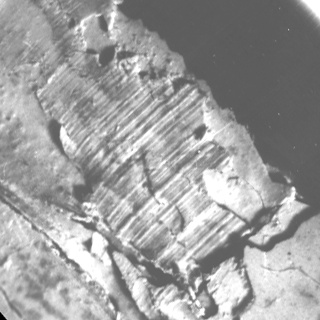
#> input picture Image/gst_input.jpg, 320 x 320 px
$ python pseudoKod.py --input ../Image/gst_input.jpg
#> lines starting #> are read from the running program, lines starting #| are printed output that depends on the picture; after the words box and inside, x2 and y2 are one past the last pixel; in counts of white or black regions, pixels touching at a corner belong together
import numpy as np
import cv2 as cv
import argparse

C_Thr = 0.43    # threshold for coherency
LowThr = 35     # threshold1 for orientation, it ranges from 0 to 180
HighThr = 57    # threshold2 for orientation, it ranges from 0 to 180
def rgb2gray(rgb):
    r, g, b = rgb[:,:,0], rgb[:,:,1], rgb[:,:,2]
    gray = 0.2989 * r + 0.5870 * g + 0.1140 * b
    return gray
def blur(a):
    kernel = np.ones((52,52))
    kernel = kernel / np.sum(kernel)
    arraylist = []
    for y in range(3):
        temparray = np.copy(a)
        temparray = np.roll(temparray, y - 1, axis=0)
        for x in range(3):
            temparray_X = np.copy(temparray)
            temparray_X = np.roll(temparray_X, x - 1, axis=1)*kernel[y,x]
            arraylist.append(temparray_X)

    arraylist = np.array(arraylist)
    arraylist_sum = np.sum(arraylist, axis=0)
    return arraylist_sum
#a function for convolution operation
def naveenConvolve(img,kernel):
    row1total = img[0,1]*kernel[0,1] + img[0,2]*kernel[0,2] + img[0,0]*kernel[0,0]
    row2total = 0
    row3total = img[2,1]*kernel[2,1] + img[2,2]*kernel[2,2] + img[2,0]*kernel[2,0]
    return row1total + row2total + row3total

#a function for taking part of image to apply convolution between kernel and part of image
def takePartImage(inpimg,i,j):
    image = np.zeros((3,3))
    a = i
    b = j
    for k in range(0,3):
        b = j
        for l in range(0,3):
            image[k,l] = inpimg[a,b]
            b = b+1
        a = a +1
    return image

#a function for finding X gradient
def naveenSobelXgradient(inputimg):
    rows = len(inputimg)
#> rows = 320
    cols = len(inputimg[0])
#> cols = 320
    Gx = np.array(np.mat('1 0 -1; 2 0 -2; 1 0 -1'))
    outputimg = np.zeros((rows,cols))
    for i in range(0,rows-3):
         for j in range(0,cols-3):
             # retreve the part of image of 3 x 3 dimension from inputimage
             image  = takePartImage (inputimg, i, j)
             outputimg[i,j] = naveenConvolve(image,Gx)
    return outputimg

#a function for finding Y gradient
def naveenSobelYgradient(inputimg):
    rows = len(inputimg)
    cols = len(inputimg[0])
    #print(rows,cols)
    Gy = np.array(np.mat('1 2 1; 0 0 0; -1 -2 -1'))
    outputimg = np.zeros((rows,cols))
    for i in range(0,rows-3):
         for j in range(0,cols-3):
             # retreve the part of image of 3 x 3 dimension from inputimage
             image  = takePartImage (inputimg, i, j)
             outputimg[i,j] = naveenConvolve(image,Gy)
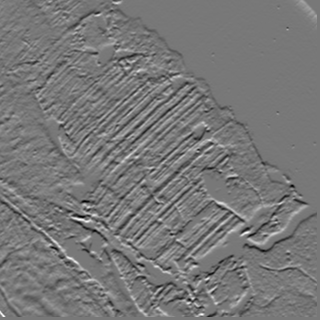
#> outputimg: shape (320, 320) float64; min -477, max 533.9, mean -1.6; drawn with min black and max white
    return outputimg

#reading an image
parser = argparse.ArgumentParser(description='Code for Anisotropic image segmentation tutorial.')
parser.add_argument('-i', '--input', help='Path to input image.', required=True)
args = parser.parse_args()
inputimg = rgb2gray(cv.imread(args.input)) # imgIn = cv.imread(args.input, cv.IMREAD_GRAYSCALE)
cv.imshow("Original", np.uint8(inputimg))
sobelimagex = naveenSobelXgradient((inputimg))
sobelimagey = naveenSobelYgradient((inputimg))
sobelimagex = np.float32(sobelimagex)
sobelimagey = np.float32(sobelimagey)
diffxy = [sobelimagex[i]*sobelimagey[i] for i in range(len(sobelimagex))]
diffxx = [sobelimagex[i]*sobelimagex[i] for i in range(len(sobelimagex))]
diffyy = [sobelimagey[i]*sobelimagey[i] for i in range(len(sobelimagey))]
# [6 lines of commented-out code are left out]
w = 52
J11 = cv.boxFilter(np.float32(diffxx), cv.CV_32F, (w,w))
J22 = cv.boxFilter(np.float32(diffyy), cv.CV_32F, (w,w))
J12 = cv.boxFilter(np.float32(diffxy), cv.CV_32F, (w,w))

tmp1 = J11 + J22
tmp2 = J11 - J22
tmp2 = [tmp2[i]*tmp2[i] for i in range(len(tmp2))]
tmp3 = [J12[i]*J12[i] for i in range(len(J12))]
tmp4 = [tmp2[i] + 4.0*tmp3[i] for i in range(len(tmp2))]
tmp4 = np.sqrt(tmp4)
lambda1 = tmp1 + tmp4    # biggest eigenvalue
lambda2 = tmp1 - tmp4    # smallest eigenvalue

imgCoherencyOut=[((lambda1[i]-lambda2[i])/(lambda1[i]+lambda2[i])) for i in range(len(lambda1))]
imgOrientationOutDiff=[(J22[i]-J11[i]) for i in range(len(J22))]
imgOrientationOutMlt=[(2*J12[i]) for i in range(len(J12))]
imgOrientationDiv=[(imgOrientationOutDiff[i]/imgOrientationOutMlt[i]) for i in range(len(imgOrientationOutMlt))]
imgOrientationOut=np.arctan(imgOrientationDiv)
imgOrientationOut=imgOrientationOut*57.295779513
imgOrientationOut=0.5*imgOrientationOut

_, imgCoherencyBin = cv.threshold(np.float32(imgCoherencyOut), C_Thr, 255, cv.THRESH_BINARY)
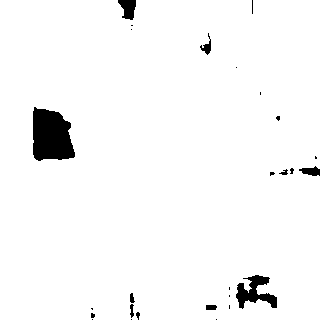
#> imgCoherencyBin: shape (320, 320) float32; 96.9% white; 27 black regions (17 under 20 px), largest, box (x1, y1, x2, y2) and area: (33, 107, 75, 161) 1784, (236, 275, 277, 309) 680, (118, 0, 136, 20) 248
_, imgOrientationBin = cv.threshold(np.float32(imgOrientationOut), LowThr, HighThr, cv.THRESH_BINARY)
#> imgOrientationBin: shape (320, 320) float32; values 0 (black) and 57 (white), 28.2% white; 24 white regions (13 under 20 px), largest, box (x1, y1, x2, y2) and area: (73, 0, 320, 320) 14871, (0, 106, 218, 320) 7394, (0, 0, 84, 101) 3220
imgBin = cv.bitwise_and(imgCoherencyBin, imgOrientationBin)
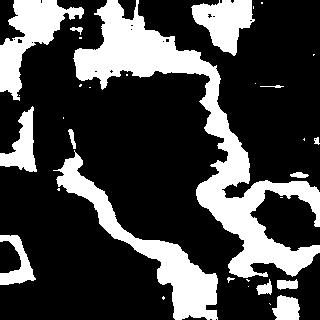
#> imgBin: shape (320, 320) float32; values 0 (black) and 57 (white), 26.9% white; 32 white regions (17 under 20 px), largest, box (x1, y1, x2, y2) and area: (73, 0, 320, 278) 13701, (53, 150, 218, 320) 5355, (0, 0, 84, 101) 3220
imgCoherency = cv.normalize(np.float32(imgCoherencyOut), None, alpha=0, beta=1, norm_type=cv.NORM_MINMAX, dtype=cv.CV_32F)
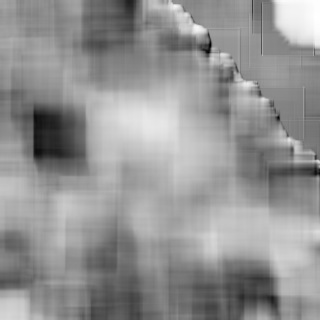
#> imgCoherency: shape (320, 320) float32; min -1.2e-08, max 1, mean 0.577; drawn with min black and max white
imgOrientation = cv.normalize(np.float32(imgOrientationOut), None, alpha=0, beta=1, norm_type=cv.NORM_MINMAX, dtype=cv.CV_32F)

cv.imshow('result.jpg', np.uint8(0.5*(inputimg + imgBin)))
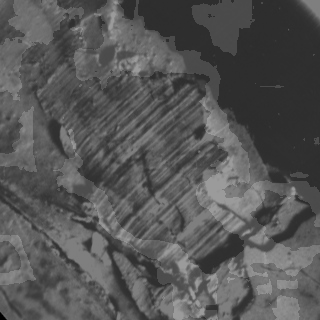
#> window 'result.jpg': shape (320, 320); min 0, max 155, mean 86.2
cv.imshow('Coherency.jpg', imgCoherency)
cv.imshow('Orientation.jpg', imgOrientation)
rows = len(inputimg)
cols = len(inputimg[0])

outputimg = np.zeros([rows, cols])

#finding the gradient magnitude by using the formula [abs(imgx) + abs(imgy)]
for i in range(0,rows):
    for j in range(0,cols):
        outputimg[i,j] = abs(sobelimagex[i, j]) + abs(sobelimagey[i, j])
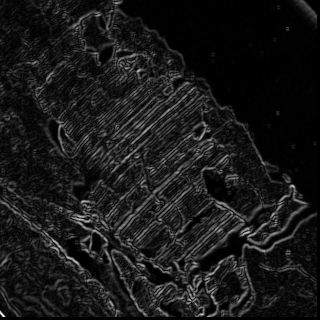
#> outputimg: shape (320, 320) float64; min 0, max 725.9, mean 71.9; drawn with min black and max white

#print(outputimg.size)
cv.imshow('sobel image',np.uint8(outputimg))
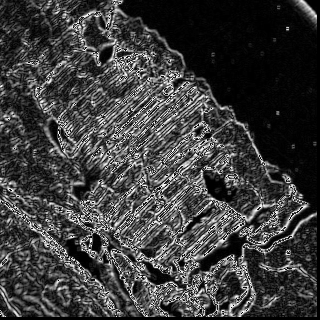
#> window 'sobel image': shape (320, 320); min 0, max 255, mean 61.4
cv.waitKey(0)
